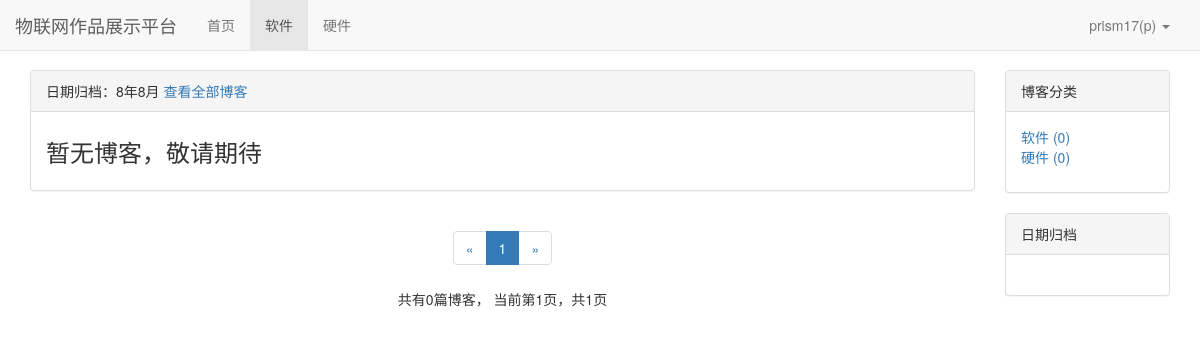
Screenshot of /blog/date/8/8 (signed in) with the database file from the repository.
### user/models.py (models this page shows, shortened)
class Profile(models.Model):
    user = models.OneToOneField(User, on_delete=models.CASCADE, verbose_name='昵称')
    nickname = models.CharField(max_length=20)

### blog/models.py (models this page shows, shortened)
class BlogType(models.Model):
    type_name = models.CharField(max_length=15)

### blog/views.py (the view)
# urls.py: path('date/<int:year>/<int:month>', views.blogs_with_date, name="blogs_with_date"),
def blogs_with_date(request, year, month):
    blogs_all_list = Blog.objects.filter(created_time__year=year, created_time__month=month)
    context = get_blog_list_common_data(request, blogs_all_list)
    context['blogs_with_date'] = '%s年%s月' % (year, month)
    return render(request, 'blog/blogs_with_date.html', context)

### user/context_processors.py (called while the page is built)
def login_modal_form(request):
    return {'login_modal_form': LoginForm()}

### user/models.py (called while the page is built)
def get_nickname(self):
    if Profile.objects.filter(user=self).exists():
        profile = Profile.objects.get(user=self)
        return profile.nickname
    else:
        return ''

def has_nickname(self):
    return Profile.objects.filter(user=self).exists()

### blog/templates/blog/blogs_with_date.html (shortened to what this page needs)
{% extends 'blog/blog_list.html' %}
{% block blog_list_title %}
    日期归档：{{ blogs_with_date }}
    <a href="{% url 'blog_list' %}">查看全部博客</a>
{% endblock %}

### blog/templates/blog/blog_list.html (shortened to what this page needs)
{% extends 'base.html' %}
{% block nav_blog_active %}active{% endblock %}
{% load staticfiles %}
{% load comment_tags %}
{% load likes_tags %}
{% block header_extends %}
    <link rel="stylesheet" href="{% static 'blog/blog.css' %}">
{% endblock %}
{% block content %}
    <div class="container">
        <div class="row">
            <div class="col-xs-12 col-sm-8 col-md-9 col-lg-10">
                <div class="panel panel-default">
                    <div class="panel-heading">{% block blog_list_title %}博客列表{% endblock %}</div>
                    <div class="panel-body">
                        {% for blog in blogs %}
                            <div class="blog">
                                <h3><a href="{% url 'blog_detail' blog.pk %}">{{ blog.title }}</a></h3>
                                <p class="blog-info">
                                    <span class="glyphicon glyphicon-tag"></span> <a href="{% url 'blogs_with_type' blog.blog_type.pk %}">{{ blog.blog_type }}</a>&nbsp;&nbsp;
                                    <span class="glyphicon glyphicon-time"></span> {{ blog.created_time|date:"Y-m-d" }}&nbsp;&nbsp;
                                    阅读({{ blog.get_read_num }})&nbsp;&nbsp;
                                    评论({% get_comment_count blog %})&nbsp;&nbsp;
                                    点赞({% get_like_count blog %})
                                </p>
                                <p>{{ blog.content|striptags|truncatechars:120 }}</p>
                            </div>
                        {% empty %}
                            <div class="blog">
                                <h3>暂无博客，敬请期待</h3>
                            </div>
                        {% endfor %}
                    </div>
                </div>
                <div class="paginator">
                    <ul class="pagination">
                        <li>
                            {% if page_of_blogs.has_previous %}
                                <a href="?page={{ page_of_blogs.previous_page_number }}" aria-label="Previous">
                                    <span aria-hidden="true">&laquo;</span>
                                </a>
                            {% else %}
                                <span aria-hidden="true">&laquo;</span>
                            {% endif %}
                        </li>
                        {% for page_num in page_range %}
                            {% if page_num == page_of_blogs.number %}
                                <li class="active"><span>{{ page_num }}</span></li>
                            {% else %}
                                {% if page_num == '...' %}
                                    <li><span>{{ page_num }}</span></li>
                                {% else %}
                                    <li><a href="?page={{ page_num }}">{{ page_num }}</a></li>
                                {% endif %}
                            {% endif %}
                        {% endfor %}
                        <li>
                            {% if page_of_blogs.has_next %}
                                <a href="?page={{ page_of_blogs.next_page_number }}" aria-label="Next">
                                    <span aria-hidden="true">&raquo;</span>
                                </a>
                            {% else %}
                                <span aria-hidden="true">&raquo;</span>
                            {% endif %}
                        </li>
                    </ul>
                    <p>
                        共有{{ page_of_blogs.paginator.count }}篇博客，
                        当前第{{ page_of_blogs.number }}页，共{{ page_of_blogs.paginator.num_pages }}页
                    </p>
                </div>
            </div>
            <div class="hidden-xs col-sm-4 col-md-3 col-lg-2">
                <div class="panel panel-default">
                    <div class="panel-heading">博客分类</div>
                    <div class="panel-body">
                        <ul class="blog-types">
                            {% for blog_type in blog_types %}
                                <li>
                                    <a href="{% url 'blogs_with_type' blog_type.pk %}">
                                        {{ blog_type.type_name }} ({{ blog_type.blog_count }})
                                    </a>
                                </li>
                            {% empty %}
                                <li>暂无分类</li>
                            {% endfor %}
                        </ul>
                    </div>
                </div>
                <div class="panel panel-default">
                    <div class="panel-heading">日期归档</div>
                    <div class="panel-body">
                    </div>
                </div>
            </div>
        </div>
    </div>
{% endblock %}

### templates/base.html (shortened to what this page needs)
{% load staticfiles %}
<!DOCTYPE html>
<html lang="zh-CN">
<head>
    <link rel="stylesheet" href="{% static 'base.css' %}">
    <link rel="stylesheet" href="{% static 'bootstrap-3.3.7/css/bootstrap.min.css' %}">
    {% block header_extends %}{% endblock %}
</head>
<body>
    <div class="navbar navbar-default navbar-fixed-top" role="navigation">
        <div class="container-fluid">
            <div class="navbar-header">
                <a class="navbar-brand" href="{% url 'home' %}">物联网作品展示平台</a>
            </div>
            <div id="navbar-collapse" class="collapse navbar-collapse">
                <ul class="nav navbar-nav">
                    <li class="{% block nav_home_active %}{% endblock %}">
                        <a href="{% url 'home' %}">首页</a>
                    </li>
                    <li class="{% block nav_blog_active %}{% endblock %}">
                        <a href="{% url 'blog_list' %}">软件</a>
                    </li>
                    <li class="{% block nav_hardware_active %}{% endblock %}">
                        <a href="{% url 'hardware' %}">硬件</a>
                    </li>
                </ul>
                <ul class="nav navbar-nav navbar-right">
                    {% if not user.is_authenticated %}
                        <li>
                            <a href="{% url 'login' %}?from={{ request.get_full_path }}">登录</a>
                        </li>
                        <li>
                            <a href="{% url 'register' %}?from={{ request.get_full_path }}">注册</a>
                        </li>
                    {% else %}
                        <li class="dropdown">
                            <a href="#" class="dropdown-toggle" data-toggle="dropdown" role="button">
                                {% if user.has_nickname %}
                                    {{ user.username }}({{ user.get_nickname }})
                                {% else %}
                                    {{ user.username }}
                                {% endif %}
                                <span class="caret"></span>
                            </a>
                        </li>
                    {% endif %}
                </ul>
            </div>
        </div>
    </div>
    {% block content %}{% endblock %}
</body>
</html>

### static/base.css (style rules this page uses)
* { margin: 0; padding: 0; }
body { margin-top: 70px!important; }
ul { list-style-type: none!important; }
ul.navbar-right { margin-right: 0; }

### blog/static/blog/blog.css (style rules this page uses)
ul.blog-types { list-style-type: none; }
div.blog h3 { margin-top: 0.5em; }
div.paginator { text-align: center; }

### rows the page displays
BlogType: type_name "软件", blog_count "0"
BlogType: type_name "硬件", blog_count "0"

### other values shown
{{ user.username }} "prism17"
{{ user.get_nickname }} "p"
{{ blogs_with_date }} "8年8月"
{{ page_num }} "1"
{{ page_of_blogs.paginator.count }} "0"
{{ page_of_blogs.number }} "1"
{{ page_of_blogs.paginator.num_pages }} "1"
